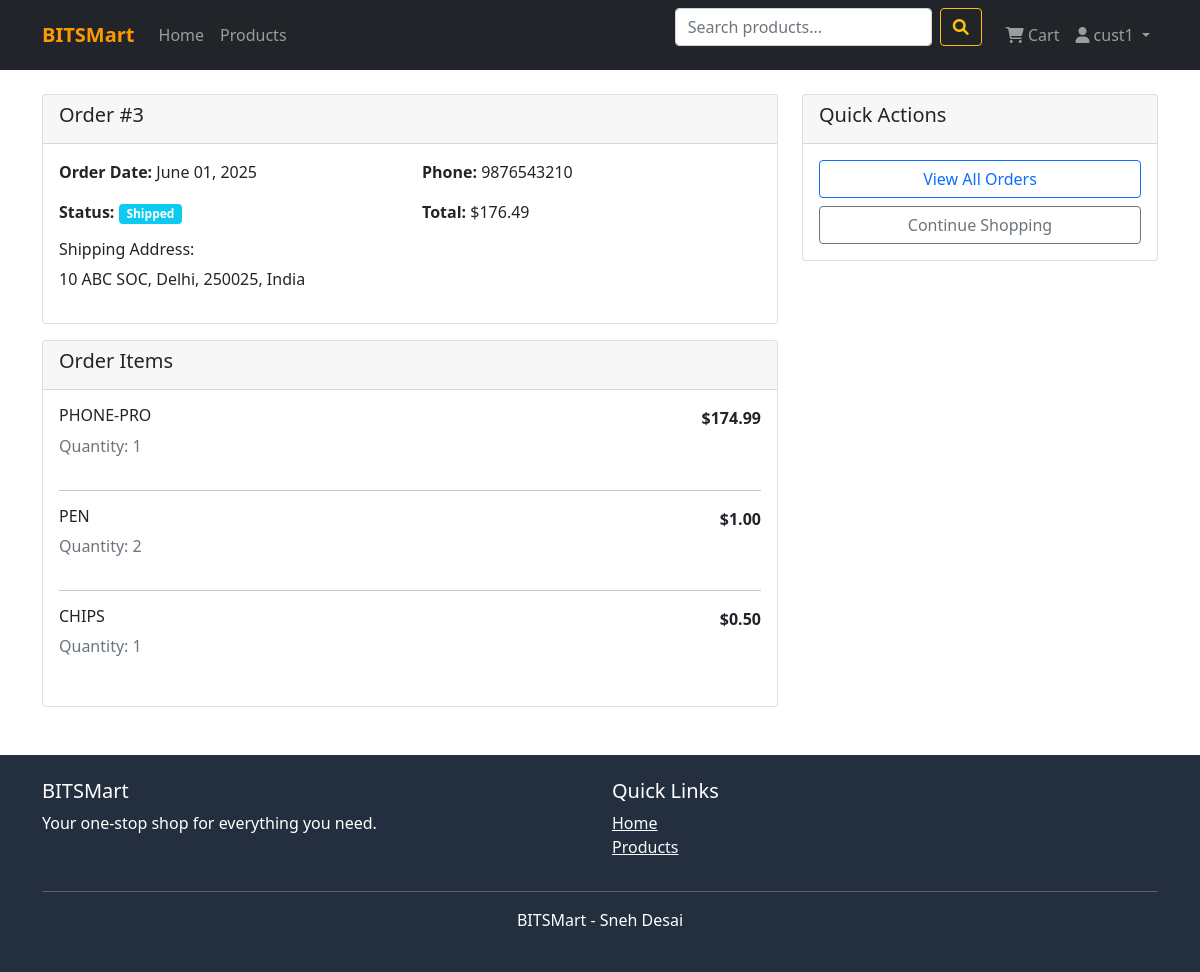
Page /order/3/ (signed in) on the committed database.
### store/models.py (models this page shows, shortened)
class Order(models.Model):
    ORDER_STATUS = [
        ('pending', 'Pending'),
        ('processing', 'Processing'),
        ('shipped', 'Shipped'),
        ('delivered', 'Delivered'),
        ('cancelled', 'Cancelled'),
    ]
    user = models.ForeignKey(User, on_delete=models.CASCADE)
    phone_number = models.CharField(max_length=15)
    total_amount = models.DecimalField(max_digits=10, decimal_places=2)
    status = models.CharField(max_length=20, choices=ORDER_STATUS, default='pending')
    shipping_address = models.TextField()
    created_at = models.DateTimeField(auto_now_add=True)
    updated_at = models.DateTimeField(auto_now=True)

class OrderItem(models.Model):
    order = models.ForeignKey(Order, related_name='items', on_delete=models.CASCADE)
    product = models.ForeignKey(Product, on_delete=models.CASCADE)
    quantity = models.PositiveIntegerField()
    price = models.DecimalField(max_digits=10, decimal_places=2)
    def get_total(self):
        return self.quantity * self.price

class Product(models.Model):
    name = models.CharField(max_length=200)
    description = models.TextField()
    price = models.DecimalField(max_digits=10, decimal_places=2)
    category = models.ForeignKey(Category, on_delete=models.CASCADE)
    image = models.ImageField(upload_to='products/', blank=True, null=True)
    stock = models.PositiveIntegerField(default=0)
    available = models.BooleanField(default=True)
    created_at = models.DateTimeField(auto_now_add=True)
    updated_at = models.DateTimeField(auto_now=True)

### store/views.py (the view)
# urls.py: path('order/<int:order_id>/', views.order_detail, name='order_detail'),
@login_required
def order_detail(request, order_id):
    order = get_object_or_404(Order, id=order_id, user=request.user)
    return render(request, 'store/order_detail.html', {'order': order})

### store/context_processors.py (called while the page is built)
def cart_context(request):
    cart_item_count = 0
    if request.user.is_authenticated:
        try:
            cart = Cart.objects.get(user=request.user)
            cart_item_count = cart.get_item_count()
        except Cart.DoesNotExist:
            pass
    return {'cart_item_count': cart_item_count}

### store/models.py (called while the page is built)
    def get_item_count(self):
        return sum(item.quantity for item in self.items.all())

### templates/store/order_detail.html (shortened to what this page needs)
{% extends 'base.html' %}
{% block content %}
<div class="container my-4">
    <div class="row">
        <div class="col-md-8">
            <div class="card">
                <div class="card-header">
                    <h5>Order #{{ order.id }}</h5>
                </div>
                <div class="card-body">
                    <div class="row">
                        <div class="col-md-6">
                            <p><strong>Order Date:</strong> {{ order.created_at|date:"F d, Y" }}</p>
                            <p><strong>Status:</strong>
                                <span class="badge bg-{% if order.status == 'delivered' %}success{% elif order.status == 'shipped' %}info{% elif order.status == 'cancelled' %}danger{% else %}warning{% endif %}">
                                    {{ order.get_status_display }}
                                </span>
                            </p>
                        </div>
                        <div class="col-md-6">
                            <p><strong>Phone:</strong> {{ order.phone_number }}</p>
                            <p><strong>Total:</strong> ${{ order.total_amount }}</p>
                        </div>
                    </div>
                    <h6>Shipping Address:</h6>
                    <p>{{ order.shipping_address }}</p>
                </div>
            </div>
            <div class="card mt-3">
                <div class="card-header">
                    <h5>Order Items</h5>
                </div>
                <div class="card-body">
                    {% for item in order.items.all %}
                    <div class="row mb-3">
                        <div class="col-md-8">
                            <h6>{{ item.product.name }}</h6>
                            <p class="text-muted">Quantity: {{ item.quantity }}</p>
                        </div>
                        <div class="col-md-4 text-end">
                            <p><strong>${{ item.get_total }}</strong></p>
                        </div>
                    </div>
                    {% if not forloop.last %}<hr>{% endif %}
                    {% endfor %}
                </div>
            </div>
        </div>
        <div class="col-md-4">
            <div class="card">
                <div class="card-header">
                    <h5>Quick Actions</h5>
                </div>
                <div class="card-body">
                    <a href="{% url 'order_history' %}" class="btn btn-outline-primary d-block mb-2">View All Orders</a>
                    <a href="{% url 'product_list' %}" class="btn btn-outline-secondary d-block">Continue Shopping</a>
                </div>
            </div>
        </div>
    </div>
</div>
{% endblock %}

### templates/base.html (shortened to what this page needs)
<html lang="en">
<head>
    <link href="https://cdn.jsdelivr.net/npm/bootstrap@5.1.3/dist/css/bootstrap.min.css" rel="stylesheet">
    <link href="https://cdnjs.cloudflare.com/ajax/libs/font-awesome/6.0.0/css/all.min.css" rel="stylesheet">
</head>
<body>
    <nav class="navbar navbar-expand-lg navbar-dark bg-dark">
        <div class="container">
            <a class="navbar-brand" href="{% url 'home' %}">
                 BITSMart
            </a>
            <div class="collapse navbar-collapse" id="navbarNav">
                <ul class="navbar-nav me-auto">
                    <li class="nav-item">
                        <a class="nav-link" href="{% url 'home' %}">Home</a>
                    </li>
                    <li class="nav-item">
                        <a class="nav-link" href="{% url 'product_list' %}">Products</a>
                    </li>
                </ul>
                <form class="d-flex me-3" method="GET" action="{% url 'product_list' %}">
                    <input class="form-control me-2" type="search" name="q" placeholder="Search products..." value="{{ request.GET.q }}">
                    <button class="btn btn-outline-warning" type="submit">
                        <i class="fas fa-search"></i>
                    </button>
                </form>
                <ul class="navbar-nav">
                    {% if user.is_authenticated %}
                    <li class="nav-item position-relative">
                        <a class="nav-link" href="{% url 'cart_detail' %}">
                            <i class="fas fa-shopping-cart"></i> Cart
                        </a>
                    </li>
                    <li class="nav-item dropdown">
                        <a class="nav-link dropdown-toggle" href="#" id="navbarDropdown" role="button" data-bs-toggle="dropdown">
                            <i class="fas fa-user"></i> {{ user.username }}
                        </a>
                    </li>
                    {% endif %}
                </ul>
            </div>
        </div>
    </nav>
    <main>
        {% block content %}
        {% endblock %}
    </main>
    <footer class="footer mt-5 py-4">
        <div class="container">
            <div class="row">
                <div class="col-md-6">
                    <h5>BITSMart</h5>
                    <p>Your one-stop shop for everything you need.</p>
                </div>
                <div class="col-md-6">
                    <h5>Quick Links</h5>
                    <ul class="list-unstyled">
                        <li><a href="{% url 'home' %}" class="text-light">Home</a></li>
                        <li><a href="{% url 'product_list' %}" class="text-light">Products</a></li>
                    </ul>
                </div>
            </div>
            <hr>
            <div class="text-center">
                <p>BITSMart - Sneh Desai</p>
            </div>
        </div>
    </footer>
</body>
</html>

### templates/base.html (style rules this page uses)
.navbar-brand { font-weight: bold; color: #ff9900 !important; }
.footer { background-color: #232f3e; color: white; }

### rows in the picture
Order: id "3", created_at "June 01, 2025", status "Shipped", phone_number "9876543210", total_amount "176.49", shipping_address "10 ABC SOC, Delhi, 250025, India"
OrderItem: product.name "PHONE-PRO", quantity "1", get_total "174.99"
OrderItem: product.name "PEN", quantity "2", get_total "1.00"
OrderItem: product.name "CHIPS", quantity "1", get_total "0.50"

### other values in the picture
{{ user.username }} "cust1"
